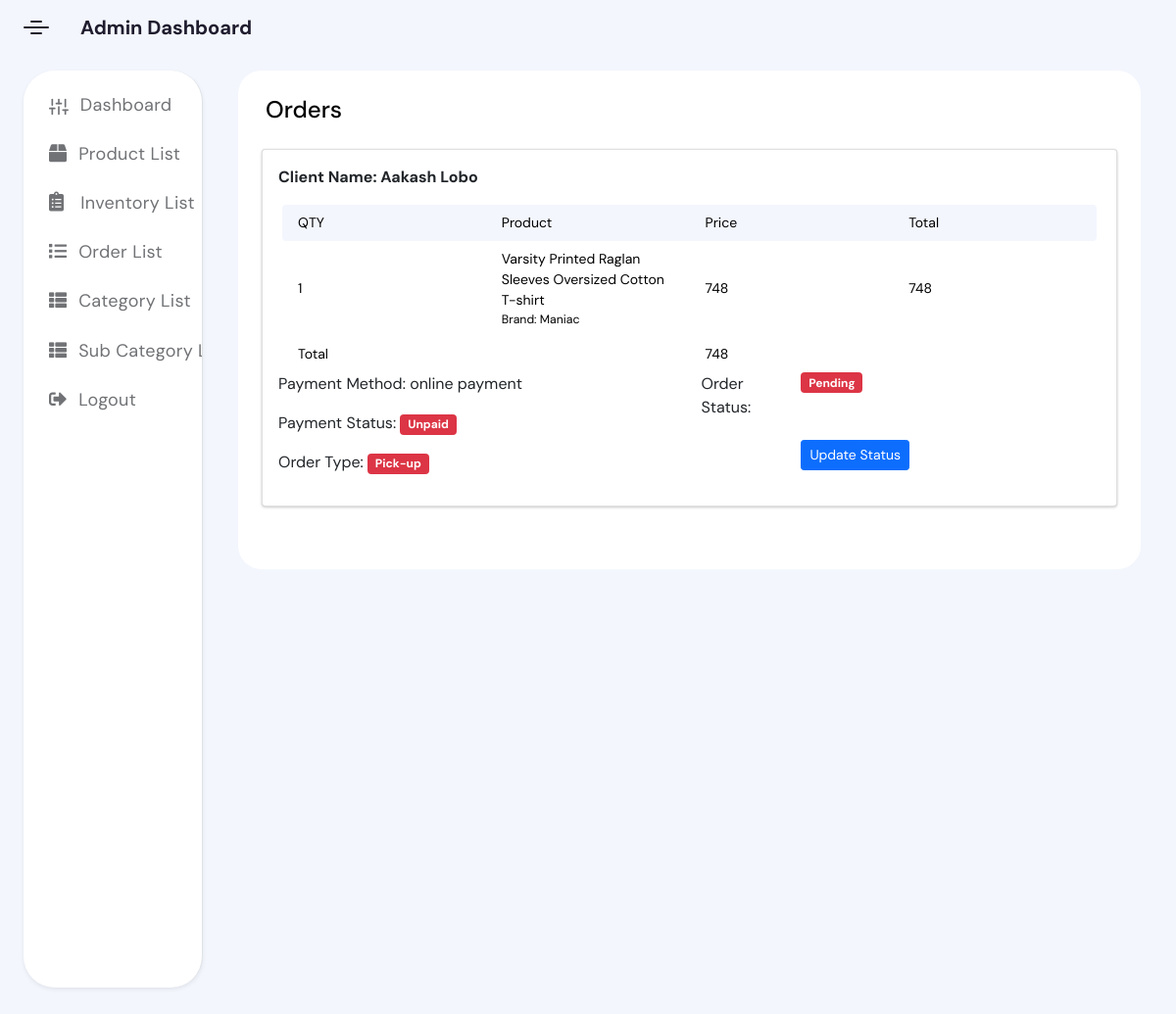
Screenshot of /admin/?page=orders/view_order&id=50 (signed in) with the database file from the repository.
### tables this page shows
CREATE TABLE `order_list` (
  `id` int(30) NOT NULL,
  `order_id` int(30) NOT NULL,
  `product_id` int(30) NOT NULL,
  `quantity` int(30) NOT NULL,
  `price` double NOT NULL,
  `total` double NOT NULL
);

CREATE TABLE `products` (
  `id` int(30) NOT NULL,
  `category_id` int(30) NOT NULL,
  `sub_category_id` int(30) NOT NULL,
  `title` varchar(250) NOT NULL,
  `brand` text NOT NULL,
  `description` text NOT NULL,
  `status` tinyint(1) NOT NULL DEFAULT 1,
  `date_created` datetime NOT NULL DEFAULT current_timestamp()
);

### admin/orders/view_order.php (the view, shortened to what this page needs)
<?php
include('admin-sidenav-header.php');
?>
<div class="app-content" style="padding-bottom: 24px">
	<div class="app-content-header">
		<h1 class="app-content-headerText">Orders</h1>
	</div>
	<br />
<div class="card">
    <div class="card-body">
        <div class="conitaner-fluid">
            <p><b>Client Name: <?php echo $client ?></b></p>
            <div class="products-area-wrapper tableView">
                <thead>
                <div class="products-header">
                        <div class="product-cell"><span>QTY</span></div>
                        <div class="product-cell"><span>Product</span></div>
                        <div class="product-cell"><span>Price</span></div>
                        <div class="product-cell"><span>Total</span></div>
                    </div>
                </thead>
                <tbody>
                    <?php
                        $olist = $conn->query("SELECT o.*,p.title,p.brand FROM order_list o inner join products p on o.product_id = p.id where o.order_id = '{$id}' ");
                        while($row = $olist->fetch_assoc()):
                        foreach($row as $k => $v){
                            $row[$k] = trim(stripslashes($v));
                        }
                    ?>
                    <div class="products-row">
                        <div class="product-cell"><span><?php echo $row['quantity'] ?></span></div>
                        <div class="product-cell"><span>
                            <p class="m-0"><?php echo $row['title']?></p>
                            <p class="m-0"><small>Brand: <?php echo $row['brand']?></small></p>
                        </span></div>
                        <div class="product-cell"><span><?php echo number_format($row['price']) ?></span></div>
                        <div class="product-cell"><span><?php echo number_format($row['price'] * $row['quantity']) ?></span></div>
                    </div>
                    <?php endwhile; ?>
                </tbody>
                <tfoot>
                    <div class="products-row">
                    <div class="product-cell"><span>Total</span></div>
                    <div class="product-cell"><span><?php echo number_format($amount) ?></span></div>
                    </div>
                </tfoot>
                </div>
        </div>
        <div class="row">
            <div class="col-6">
                <p>Payment Method: <?php echo $payment_method ?></p>
                <p>Payment Status: <?php echo $paid == 0 ? '<span class="badge badge-danger">Unpaid</span>' : '<span class="badge badge-success">Paid</span>' ?></p>
                <p>Order Type: <?php echo $order_type == 1 ? '<span class="badge badge-danger">For Delivery</span>' : '<span class="badge badge-danger">Pick-up</span>' ?></p>
            </div>
            <div class="col-6 row row-cols-2">
                <div class="col-3">Order Status:</div>
                <div class="col-9">
                <?php
                    switch($status){
                        case '0':
                            echo '<span class="badge badge-danger">Pending</span>';
	                    break;
                    }
                ?>
                </div>
                <?php if(!isset($_GET['view'])): ?>
                <div class="col-3"></div>
                <div class="col">
                    <button type="button" id="update_status" class="btn btn-sm  btn-primary">Update Status</button>
                </div>
                <?php endif; ?>
            </div>
        </div>
    </div>
</div>

### Common/Styles/style.css (style rules this page uses)
* { box-sizing: border-box; }
:root { --app-container: #f3f6fd; --main-color: #1f1c2e; --secondary-color: #4a4a4a; --link-color: #1f1c2e; --link-color-hover: #c3cff4; --link-color-active: #fff; --link-color-active-bg: #1f1c2e; --projects-section: #fff; --message-box-hover: #fafcff; --message-box-border: #e9ebf0; --more-list-bg: #fff; --more-list-bg-hover: #f6fbff; --more-list-shadow: rgba(209, 209, 209, 0.4); --button-bg: #1f1c24; --search-area-bg: #fff; --star: #1ff1c2 e; --message-btn: #fff; --background: #fff; --text: #1f1c2e; --sidenav-text: #707275; --hover-text:black; }
html, body { width: 100%; height: 100vh; margin: 0; }
body { font-family: 'DM Sans', sans-serif; overflow: hidden; display: flex; justify-content: center; background-color: var(--app-container); }
button, a { cursor: pointer; }
:root { --app-bg: #fff; --sidebar: #f3f6fd; --app-content-secondary-color: #f3f6fd; --app-content-main-color: black; --sidebar-link: #1f1c2e; --sidebar-hover-link: rgba(195, 207, 244, 0.5); --sidebar-active-link: rgba(195, 207, 244, 1); --sidebar-main-color: #1f1c2e; --filter-shadow: rgba(99, 99, 99, 0.2) 0px 2px 8px 0px; --background: #fff; --text: #1f1c2e; }
.app-content { border-radius: 32px; padding: 24px; margin-right: 24px; margin-left: 24px; margin-bottom: 24px; background-color: var(--app-bg); height: 100%; flex: 1; max-height: 100%; display: flex; flex-direction: column; }
.app-content-header { display: flex; align-items: center; justify-content: space-between; padding: 0 4px; }
.app-content-headerText { color: var(--app-content-main-color); font-size: 24px; line-height: 32px; margin: 0; }
.products-area-wrapper { width: 100%; max-height: 100%; overflow: auto; padding: 0 4px; }
.tableView .products-header { display: flex; align-items: center; border-radius: 4px; background-color: var(--app-content-secondary-color); position: sticky; top: 0; }
.tableView .products-row { display: flex; align-items: center; border-radius: 4px; }
.tableView .product-cell { flex: 1; padding: 8px 16px; color: var(--app-content-main-color); font-size: 14px; display: flex; align-items: center; }

### Common/Styles/style1.css (style rules this page uses)
* { box-sizing: border-box; }
:root { --app-container: #f3f6fd; --main-color: #1f1c2e; --secondary-color: #4a4a4a; --link-color: #1f1c2e; --link-color-hover: #c3cff4; --link-color-active: #fff; --link-color-active-bg: #1f1c2e; --projects-section: #fff; --message-box-border: #e9ebf0; --more-list-bg: #fff; --more-list-bg-hover: #f6fbff; --more-list-shadow: rgba(209, 209, 209, 0.4); --button-bg: #1f1c24; --search-area-bg: #fff; --star: #1ff1c2 e; --message-btn: #fff; --background: #fff; --text: #1f1c2e; --sidenav-text: #707275; --hover-text:black; }
html, body { width: 100%; height: 100vh; margin: 0; }
body { font-family: 'DM Sans', sans-serif; display: flex; justify-content: center; background-color: var(--app-container); }
button, a { cursor: pointer; }
.app-content { display: flex; height: 100%; padding-bottom: 24px; padding: 16px 24px 24px 24px; }

### rows the page displays
order_list: quantity "1", product.title "Varsity Printed Raglan Sleeves Oversized Cotton T-shirt", product.brand "Maniac", price "748", $row['price']*$row['quantity'] "748"

### other values shown
$client "Aakash Lobo"
$amount "748"
$payment_method "online payment"
